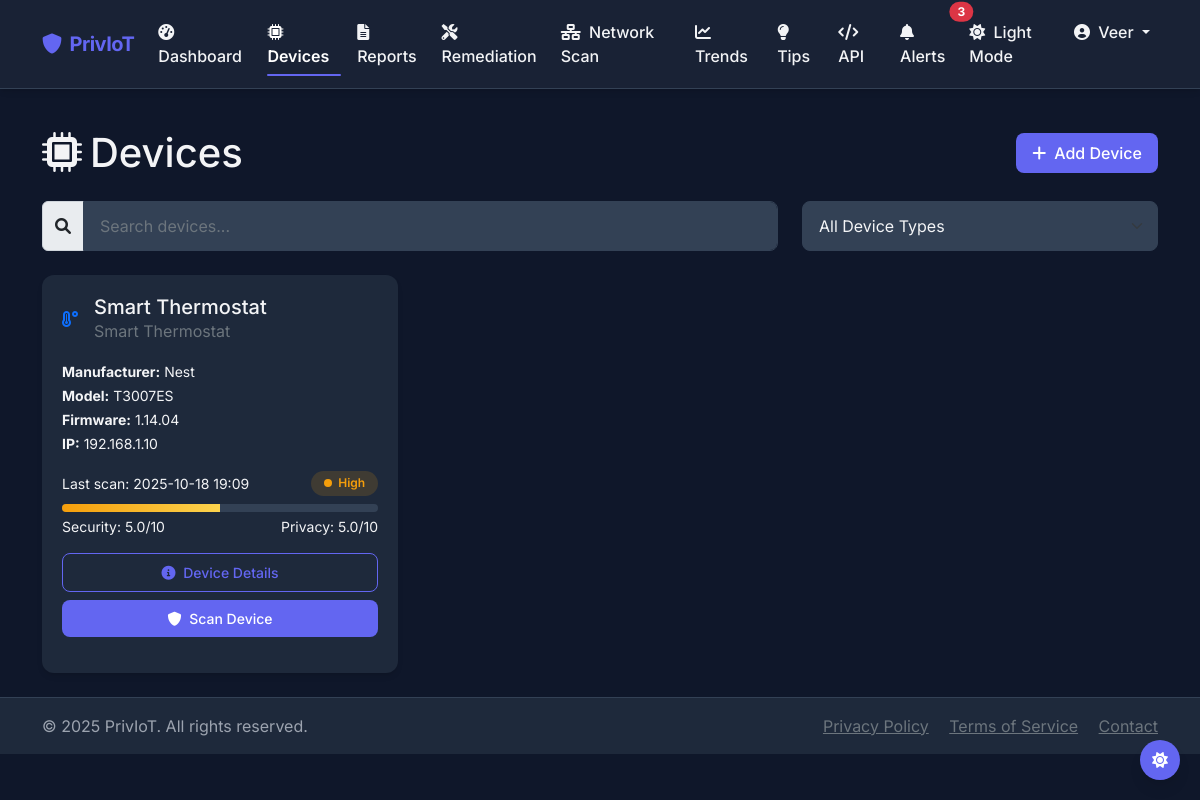
The app's page /devices (signed in) with its own data.
### models.py (models this page shows, shortened)
class User(UserMixin, db.Model):
    id = db.Column(db.Integer, primary_key=True)
    username = db.Column(db.String(64), unique=True, nullable=False)
    email = db.Column(db.String(120), unique=True, nullable=False)
    password_hash = db.Column(db.String(256), nullable=False)
    role = db.Column(db.String(20), default='user')
    created_at = db.Column(db.DateTime, default=datetime.utcnow)
    last_login = db.Column(db.DateTime)
    is_active = db.Column(db.Boolean, default=True)
    api_key = db.Column(db.String(64), unique=True)
    notification_preferences = db.Column(db.Text)  # JSON string for notification settings
    phone = db.Column(db.String(20))  # For SMS notifications
    devices = db.relationship('Device', backref='owner', lazy='dynamic')
    scans = db.relationship('Scan', backref='user', lazy='dynamic')
    reports = db.relationship('Report', backref='user', lazy='dynamic')

class Device(db.Model):
    id = db.Column(db.Integer, primary_key=True)
    name = db.Column(db.String(100), nullable=False)
    device_type = db.Column(db.String(50), nullable=False)
    manufacturer = db.Column(db.String(100))
    model = db.Column(db.String(100))
    firmware_version = db.Column(db.String(50))
    ip_address = db.Column(db.String(15))
    mac_address = db.Column(db.String(17))
    location = db.Column(db.String(100))
    description = db.Column(db.Text)
    created_at = db.Column(db.DateTime, default=datetime.utcnow)
    last_scan_date = db.Column(db.DateTime)
    is_active = db.Column(db.Boolean, default=True)
    tags = db.Column(db.Text)  # JSON string for device tags
    user_id = db.Column(db.Integer, db.ForeignKey('user.id'), nullable=False)
    scans = db.relationship('Scan', backref='device', lazy='dynamic')

class Scan(db.Model):
    id = db.Column(db.Integer, primary_key=True)
    scan_date = db.Column(db.DateTime, default=datetime.utcnow)
    status = db.Column(db.String(20), default='pending')  # pending, running, completed, failed
    security_score = db.Column(db.Float)  # 0-10 score based on CVSS
    privacy_score = db.Column(db.Float)  # 0-10 score
    overall_score = db.Column(db.Float)  # Combined score
    risk_level = db.Column(db.String(20))  # low, medium, high, critical
    scan_data = db.Column(db.Text)
    scan_duration = db.Column(db.Float)  # Duration in seconds
    anomalies_detected = db.Column(db.Integer, default=0)
    device_id = db.Column(db.Integer, db.ForeignKey('device.id'), nullable=False)
    user_id = db.Column(db.Integer, db.ForeignKey('user.id'), nullable=False)
    vulnerabilities = db.relationship('Vulnerability', backref='scan', lazy='dynamic')
    privacy_issues = db.relationship('PrivacyIssue', backref='scan', lazy='dynamic')

### routes.py (the view, shortened to what this page needs)
@app.route('/devices', methods=['GET', 'POST'])
@login_required
def devices():
    user_devices = Device.query.filter_by(user_id=current_user.id).all()
    device_groups = DeviceGroup.query.filter_by(user_id=current_user.id).all()
    return render_template('devices.html', devices=user_devices, device_groups=device_groups)

### templates/devices.html (shortened to what this page needs)
{% extends "layout.html" %}
{% block content %}
<div class="container">
    <div class="row mb-4">
        <div class="col-12">
            <div class="d-flex justify-content-between align-items-center">
                <h1 class="mb-0">
                    <i class="fas fa-microchip me-2"></i>Devices
                </h1>
                <button type="button" class="btn btn-primary" data-bs-toggle="modal" data-bs-target="#addDeviceModal">
                    <i class="fas fa-plus me-2"></i>Add Device
                </button>
            </div>
        </div>
    </div>
    <div class="row mb-4">
        <div class="col-md-8 mb-3 mb-md-0">
            <div class="input-group">
                <span class="input-group-text"><i class="fas fa-search"></i></span>
                <input type="text" id="deviceSearch" class="form-control" placeholder="Search devices...">
            </div>
        </div>
        <div class="col-md-4">
            <select id="deviceTypeFilter" class="form-select">
                <option value="all">All Device Types</option>
            </select>
        </div>
    </div>
    <div class="row row-cols-1 row-cols-md-2 row-cols-lg-3 g-4">
        {% if devices %}
            {% for device in devices %}
                <div class="col device-item" data-device-type="{{ device.device_type.lower() }}">
                    <div class="card h-100">
                        <div class="card-body">
                            <div class="d-flex align-items-center mb-3">
                                <div class="device-icon text-primary">
                                    {% if 'camera' in device.device_type.lower() %}
                                        <i class="fas fa-video"></i>
                                    {% elif 'speaker' in device.device_type.lower() %}
                                        <i class="fas fa-volume-up"></i>
                                    {% elif 'thermostat' in device.device_type.lower() %}
                                        <i class="fas fa-temperature-high"></i>
                                    {% elif 'lock' in device.device_type.lower() %}
                                        <i class="fas fa-lock"></i>
                                    {% elif 'light' in device.device_type.lower() %}
                                        <i class="fas fa-lightbulb"></i>
                                    {% elif 'sensor' in device.device_type.lower() %}
                                        <i class="fas fa-wave-square"></i>
                                    {% elif 'hub' in device.device_type.lower() %}
                                        <i class="fas fa-broadcast-tower"></i>
                                    {% else %}
                                        <i class="fas fa-microchip"></i>
                                    {% endif %}
                                </div>
                                <div class="ms-3">
                                    <h5 class="card-title mb-0">{{ device.name }}</h5>
                                    <p class="text-muted mb-0">{{ device.device_type }}</p>
                                </div>
                            </div>
                            <div class="mb-3">
                                {% if device.manufacturer %}
                                    <div><small><strong>Manufacturer:</strong> {{ device.manufacturer }}</small></div>
                                {% endif %}
                                {% if device.model %}
                                    <div><small><strong>Model:</strong> {{ device.model }}</small></div>
                                {% endif %}
                                {% if device.firmware_version %}
                                    <div><small><strong>Firmware:</strong> {{ device.firmware_version }}</small></div>
                                {% endif %}
                                {% if device.ip_address %}
                                    <div><small><strong>IP:</strong> {{ device.ip_address }}</small></div>
                                {% endif %}
                            </div>
                            <div class="mb-3">
                                {% set latest_scan = device.scans.first() %}
                                {% if latest_scan %}
                                    <div class="d-flex align-items-center justify-content-between">
                                        <div><small>Last scan: {{ latest_scan.scan_date.strftime('%Y-%m-%d %H:%M') }}</small></div>
                                        {% if latest_scan.status == 'completed' %}
                                            <span class="badge risk-level risk-level-{{ latest_scan.risk_level }}">
                                                {{ latest_scan.risk_level|capitalize }}
                                            </span>
                                        {% else %}
                                            <span class="badge scan-status scan-status-{{ latest_scan.status }}">
                                                {{ latest_scan.status|capitalize }}
                                            </span>
                                        {% endif %}
                                    </div>
                                    {% if latest_scan.status == 'completed' %}
                                        <div class="progress mt-2 progress-{{ latest_scan.risk_level }}">
                                            <div class="progress-bar" role="progressbar" style="width: {{ latest_scan.security_score * 10 }}%"
                                                aria-valuenow="{{ latest_scan.security_score }}" aria-valuemin="0" aria-valuemax="10">
                                            </div>
                                        </div>
                                        <div class="d-flex justify-content-between mt-1">
                                            <small>Security: {{ "%.1f"|format(latest_scan.security_score) }}/10</small>
                                            <small>Privacy: {{ "%.1f"|format(latest_scan.privacy_score) }}/10</small>
                                        </div>
                                    {% endif %}
                                {% else %}
                                    <div class="text-muted small">No scans performed yet</div>
                                {% endif %}
                            </div>
                            <div class="d-grid gap-2">
                                <a href="{{ url_for('device_detail', device_id=device.id) }}" class="btn btn-outline-primary btn-sm">
                                    <i class="fas fa-info-circle me-1"></i> Device Details
                                </a>
                                <form action="{{ url_for('start_scan', device_id=device.id) }}" method="post">
                                    <button type="submit" class="btn btn-primary btn-sm d-block w-100"
                                        {{ 'disabled' if latest_scan and latest_scan.status == 'running' else '' }}>
                                        {% if latest_scan and latest_scan.status == 'running' %}
                                            <i class="fas fa-spinner fa-spin me-1"></i> Scan in Progress
                                        {% else %}
                                            <i class="fas fa-shield-alt me-1"></i> Scan Device
                                        {% endif %}
                                    </button>
                                </form>
                            </div>
                        </div>
                    </div>
                </div>
            {% endfor %}
        {% endif %}
    </div>
</div>
{% endblock %}

### templates/layout.html (shortened to what this page needs)
<!DOCTYPE html>
<html lang="en" data-theme="{{ theme }}">
<head>
    <link href="https://cdn.jsdelivr.net/npm/bootstrap@5.2.3/dist/css/bootstrap.min.css" rel="stylesheet">
    <link rel="stylesheet" href="https://cdnjs.cloudflare.com/ajax/libs/font-awesome/6.0.0/css/all.min.css" />
    <link rel="stylesheet" href="https://cdnjs.cloudflare.com/ajax/libs/animate.css/4.1.1/animate.min.css">
    <link rel="stylesheet" href="{{ url_for('static', filename='css/style.css') }}">
    <link rel="stylesheet" href="{{ url_for('static', filename='css/neumorphic.css') }}">
</head>
<body class="page-transition">
    {% if current_user.is_authenticated %}
    <nav class="navbar navbar-expand-lg navbar-dark">
        <div class="container">
            <a class="navbar-brand" href="{{ url_for('dashboard') }}">
                <i class="fas fa-shield-alt me-2"></i>PrivIoT
            </a>
            <div class="collapse navbar-collapse" id="navbarNav">
                <ul class="navbar-nav me-auto">
                    <li class="nav-item">
                        <a class="nav-link {% if request.path == url_for('dashboard') %}active{% endif %}" href="{{ url_for('dashboard') }}">
                            <i class="fas fa-tachometer-alt me-1"></i> Dashboard
                        </a>
                    </li>
                    <li class="nav-item">
                        <a class="nav-link {% if request.path == url_for('devices') %}active{% endif %}" href="{{ url_for('devices') }}">
                            <i class="fas fa-microchip me-1"></i> Devices
                        </a>
                    </li>
                    <li class="nav-item">
                        <a class="nav-link {% if request.path == url_for('reports') %}active{% endif %}" href="{{ url_for('reports') }}">
                            <i class="fas fa-file-alt me-1"></i> Reports
                        </a>
                    </li>
                    <li class="nav-item">
                        <a class="nav-link {% if request.path == url_for('remediation') %}active{% endif %}" href="{{ url_for('remediation') }}">
                            <i class="fas fa-tools me-1"></i> Remediation
                        </a>
                    </li>
                    <li class="nav-item">
                        <a class="nav-link {% if request.path == url_for('network_scan_page') %}active{% endif %}" href="{{ url_for('network_scan_page') }}">
                            <i class="fas fa-network-wired me-1"></i> Network Scan
                        </a>
                    </li>
                    <li class="nav-item">
                        <a class="nav-link {% if request.path == url_for('trends_page') %}active{% endif %}" href="{{ url_for('trends_page') }}">
                            <i class="fas fa-chart-line me-1"></i> Trends
                        </a>
                    </li>
                    <li class="nav-item">
                        <a class="nav-link {% if request.path == url_for('security_tips') %}active{% endif %}" href="{{ url_for('security_tips') }}">
                            <i class="fas fa-lightbulb me-1"></i> Tips
                        </a>
                    </li>
                    <li class="nav-item">
                        <a class="nav-link {% if request.path == url_for('api_docs') %}active{% endif %}" href="{{ url_for('api_docs') }}">
                            <i class="fas fa-code me-1"></i> API
                        </a>
                    </li>
                </ul>
                <ul class="navbar-nav ms-auto">
                    <li class="nav-item">
                        <a href="{{ url_for('alerts') }}" class="nav-link position-relative">
                            <i class="fas fa-bell me-1"></i> Alerts
                            <span class="position-absolute top-0 start-100 translate-middle badge rounded-pill bg-danger">
                                {{ alerts_count if alerts_count else "0" }}
                            </span>
                        </a>
                    </li>
                    <li class="nav-item">
                        <a href="{{ url_for('toggle_theme') }}" class="nav-link" id="themeToggleLink">
                            {% if theme == 'light' %}
                            <i class="fas fa-moon me-1"></i> Dark Mode
                            {% else %}
                            <i class="fas fa-sun me-1"></i> Light Mode
                            {% endif %}
                        </a>
                    </li>
                    <li class="nav-item dropdown">
                        <a class="nav-link dropdown-toggle" href="#" id="userDropdown" role="button" data-bs-toggle="dropdown" aria-expanded="false">
                            <i class="fas fa-user-circle me-1"></i> {{ current_user.username }}
                        </a>
                    </li>
                </ul>
            </div>
        </div>
    </nav>
    {% endif %}
    <main class="py-4">
        {% block content %}{% endblock %}
    </main>
    <footer class="footer mt-auto py-3">
        <div class="container">
            <div class="row">
                <div class="col-md-6">
                    <p class="mb-0">&copy; 2025 PrivIoT. All rights reserved.</p>
                </div>
                <div class="col-md-6 text-md-end">
                    <a href="#" class="text-muted me-3">Privacy Policy</a>
                    <a href="#" class="text-muted me-3">Terms of Service</a>
                    <a href="#" class="text-muted">Contact</a>
                </div>
            </div>
        </div>
    </footer>
    <div class="theme-toggle" id="themeToggle" title="Toggle theme">
        <i class="fas {% if theme == 'light' %}fa-moon{% else %}fa-sun{% endif %}"></i>
    </div>
</body>
</html>

### records on screen
User: username "Veer"
Device: name "Smart Thermostat", device_type "Smart Thermostat", manufacturer "Nest", model "T3007ES", firmware_version "1.14.04", ip_address "192.168.1.10"
Scan: scan_date "2025-10-18 19:09", risk_level "High", security_score "5.0", privacy_score "5.0"

### other values on screen
{{ alerts_count if alerts_count else "0" }} "3"
